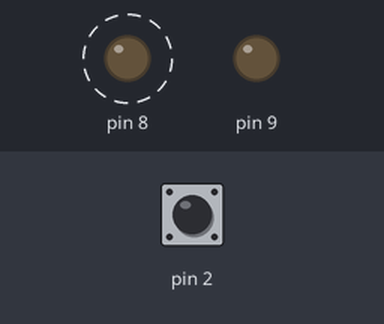
This sketch was run on a simulated Arduino Uno, built with avr-gcc and run on an emulated ATmega328P. Parts: output pins drawn as LEDs (lit = HIGH). Dashed ring = blinking. The test bench sets the inputs (shaded band); at power-on: pin 2 HIGH.

Above: at 4.24 s.
5.1 s: pin 2 pulled LOW for 0.15 s
At 16.25 s:
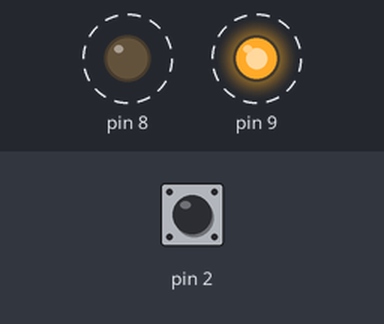
Timing chart, 0 to 24.9 s (numbered marks = the images above; inputs shaded):
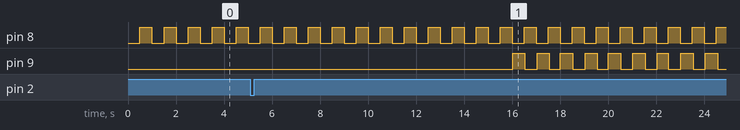

Measured:
- after the input at 5.1 s, pin 9: alternates HIGH for 0.51 s and LOW for 0.51 s, starting after 10.9 s
- by itself, pin 8: alternates HIGH for 0.50 s and LOW for 0.50 s

The sketch:

zad3.ino
```cpp
#define F_CPU 16000000UL
#include <avr/io.h>
#include <avr/interrupt.h>
#include <util/delay.h>
#include <stdlib.h>
#include <stdio.h>
// #include "lcd.h" // Własna biblioteka LCD z zajęć

#ifndef bit_macros
// ... (makra) ...
#define _BV(bit)  (1<<(bit))
#define sbi(reg, bit) reg |= (_BV(bit))
#define cbi(reg, bit) reg &= ~(_BV(bit))
#define tbi(reg, bit) reg ^= (_BV(bit))
#define bit_is_set(sfr, bit)  ((sfr) & _BV(bit))
#define bit_is_clear(sfr, bit) (!((sfr) & _BV(bit)))
#endif

volatile uint16_t ms_counter = 0;
volatile uint8_t seconds = 32, minutes = 5, hours = 12;
volatile int8_t countdown = -1; // -1 oznacza wyłączony
volatile uint8_t stop_flag = 0;

// Konfiguracja Timera (np. Timer0 dla przerwań co 1ms przy 16MHz)
void Timer0_Init() {
    // Tryb CTC
    sbi(TCCR0A, WGM01);
    // Preskaler 64 -> 16MHz/64 = 250kHz. Przerwanie co 1ms -> OCR0A = 249
    sbi(TCCR0B, CS01);
    sbi(TCCR0B, CS00);
    OCR0A = 249;
    sbi(TIMSK0, OCIE0A); // Włącz przerwanie
}

// Obsługa przerwania z Timera 0 (wykonuje się co 1ms)
ISR(TIMER0_COMPA_vect) {
    ms_counter++;

    // LED1 - 1Hz (zmiana co 500ms)
    if (ms_counter % 500 == 0) {
        tbi(PORTB, 0); // Zmień stan LED1
    }

    // Precyzyjny zegar (1 sekunda = 1000ms)
    if (ms_counter >= 1000) {
        ms_counter = 0;
        seconds++;

        if(countdown > 0) {
            countdown--;
        } else if (countdown == 0) {
            stop_flag = 1;
            countdown = -1; // zatrzymaj odliczanie
        }

        if (seconds >= 60) { seconds = 0; minutes++; }
        if (minutes >= 60) { minutes = 0; hours++; }
        if (hours >= 24)   { hours = 0; }
    }
}

// Konfiguracja przycisku na przerwaniu zewnętrznym INT0 (PD2)
void INT0_Init() {
    cbi(DDRD, 2); sbi(PORTD, 2); // Wejście z pull-up
    sbi(EICRA, ISC01); // Reaguj na opadające zbocze
    sbi(EIMSK, INT0);  // Włącz przerwanie INT0
}

ISR(INT0_vect) {
    countdown = 10; // Rozpocznij odliczanie
    stop_flag = 0;
    cbi(PORTB, 1);  // Wyłącz LED2 (jeśli migała po poprzednim STOP)
}

int main(void) {
    sbi(DDRB, 0); // LED 1
    sbi(DDRB, 1); // LED 2

    // lcd_init();
    Timer0_Init();
    INT0_Init();
    sei(); // Włącz globalne przerwania

    char buffer[16];

    while (1) {
        // Wyświetlanie na LCD działa w pętli głównej (nie w przerwaniu!)
        // lcd_clear(); // Zależnie od biblioteki lepiej ustawiać tylko kursor, żeby nie mrugało
        // lcd_set_cursor(0,0);
        sprintf(buffer, "%02d:%02d:%02d", hours, minutes, seconds);
        // lcd_str(buffer);

        // lcd_set_cursor(0,1);
        if (stop_flag) {
            // lcd_str("STOP       ");
            // Miganie LED2 po odliczeniu (np. z częstotliwością z pętli)
            if (ms_counter < 500) sbi(PORTB, 1);
            else cbi(PORTB, 1);
        } else if (countdown >= 0) {
            sprintf(buffer, "Odlicz: %d  ", countdown);
            // lcd_str(buffer);
        } else {
            // lcd_str("Gotowy     ");
        }

        _delay_ms(50); // Odświeżanie LCD nie musi być tak szybkie
    }
}
```
